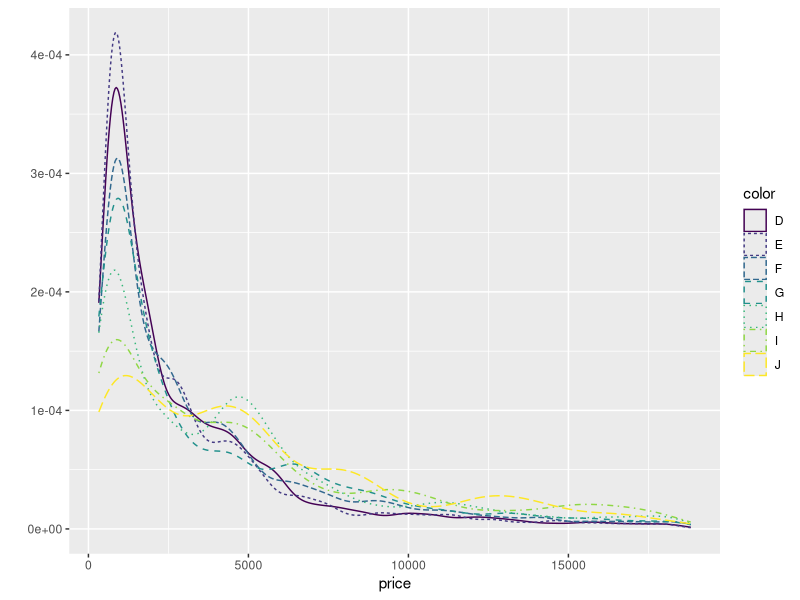
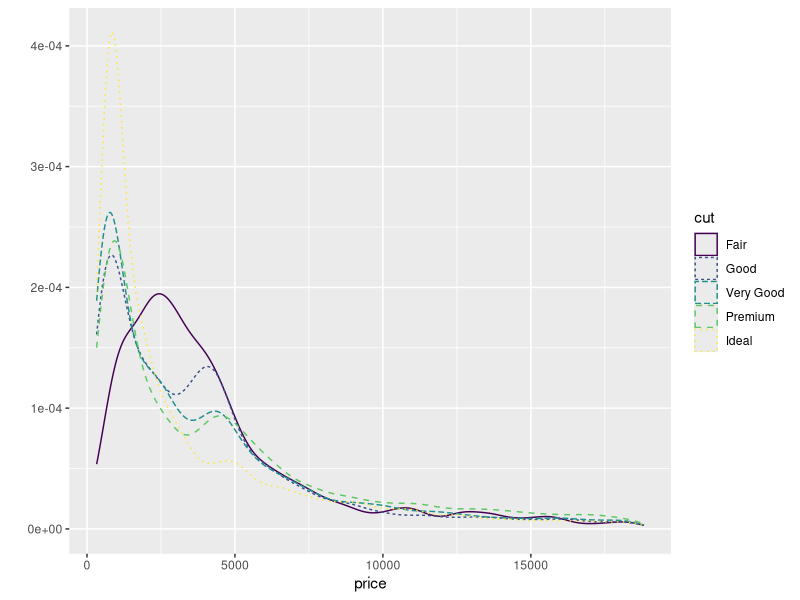
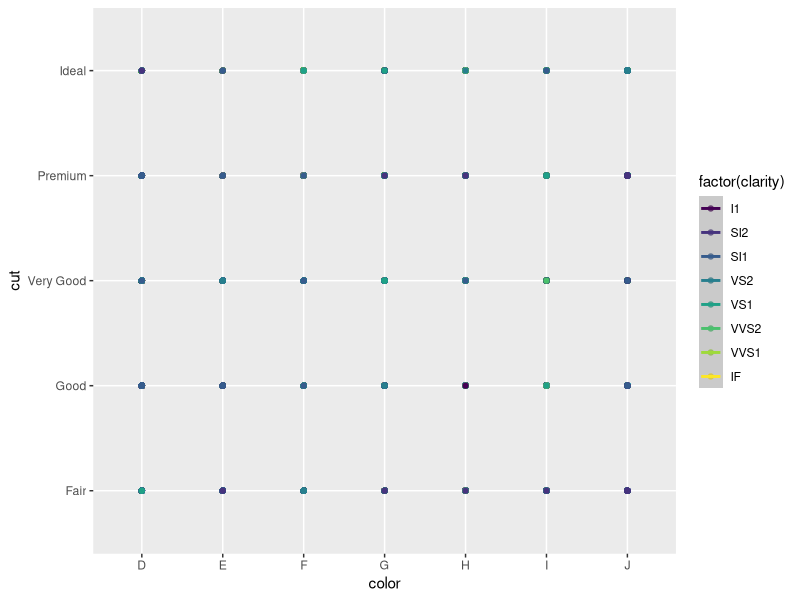
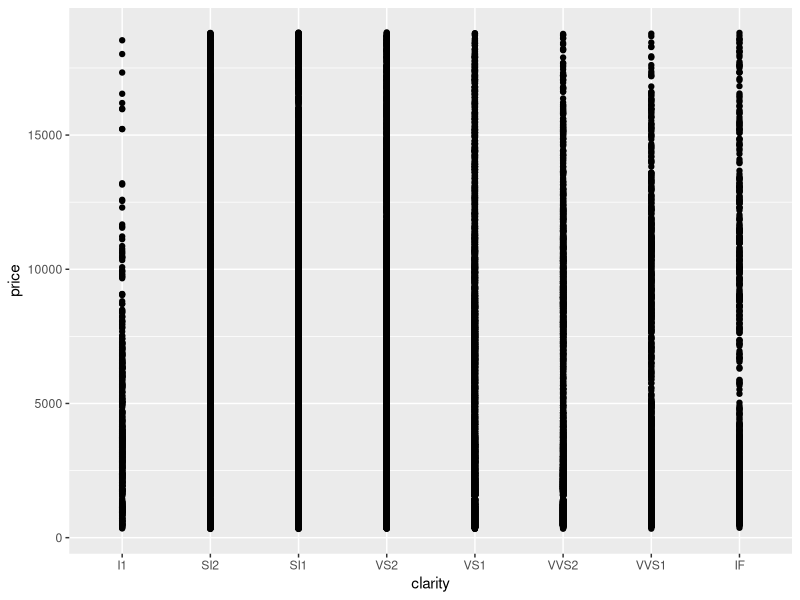

The R script that drew these images, in order:
library("ggplot2")
head(diamonds)

# The first graph shows the price of diamonds based on their colours
# and we can see that some diamonds with the worst color are worthier
# than some diamonds with best colours and it shows that there are other
# factors that affect on the value of diamonds.
qplot(price, data=diamonds, geom="density",
      color = color, linetype = color)

# The second graph shows the price of diamonds based on their cuts and
# how cuts will affect the price of diamonds and we can see cut have
# effect on diamonds with lower price and will not have effect on diamonds
# with higher price.
qplot(price, data=diamonds, geom="density",
      color = cut, linetype = cut)

# The third graph shows the clarity of diamonds based on their color and cut
qplot(color, cut, data = diamonds, color = factor(clarity),
      geom=c("point", "smooth"))

# The fourth graph shows how clarity affects on the price of diamonds
qplot(clarity, price, data = diamonds, geom = c("point", "smooth"))